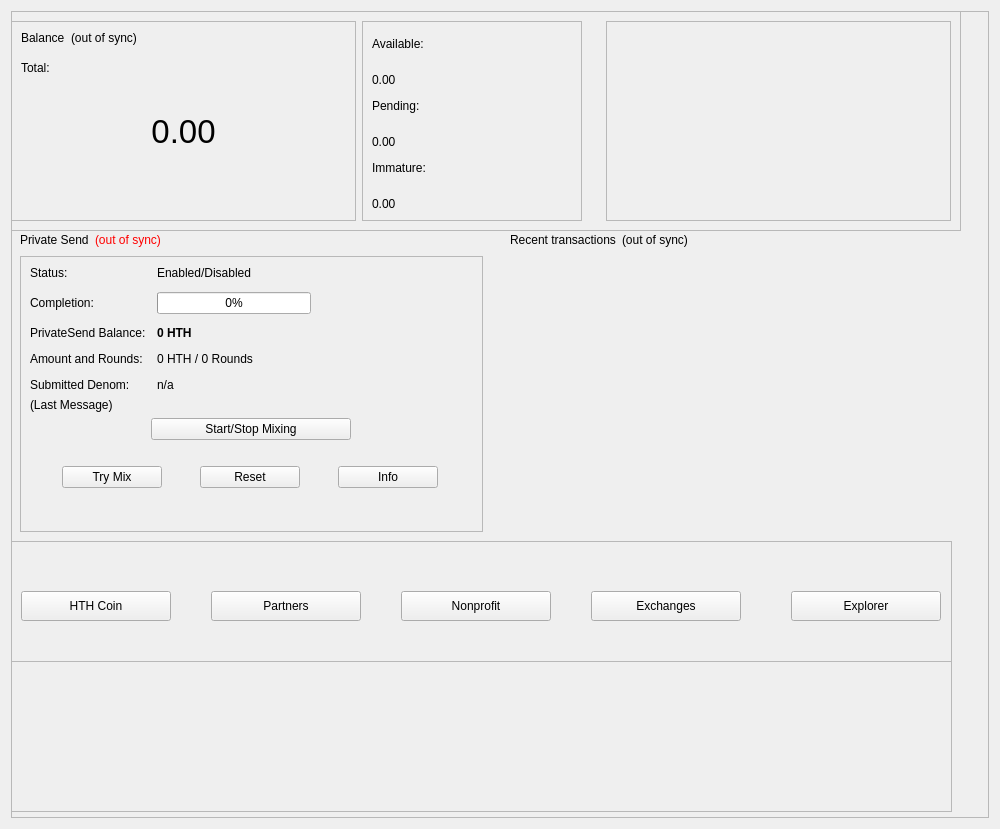
<?xml version="1.0" encoding="UTF-8"?>
<ui version="4.0">
 <class>OverviewPage</class>
 <widget class="QWidget" name="OverviewPage">
  <property name="geometry">
   <rect>
    <x>0</x>
    <y>0</y>
    <width>1000</width>
    <height>829</height>
   </rect>
  </property>
  <property name="sizePolicy">
   <sizepolicy hsizetype="Preferred" vsizetype="Preferred">
    <horstretch>0</horstretch>
    <verstretch>0</verstretch>
   </sizepolicy>
  </property>
  <property name="minimumSize">
   <size>
    <width>1000</width>
    <height>0</height>
   </size>
  </property>
  <property name="maximumSize">
   <size>
    <width>1000</width>
    <height>16777215</height>
   </size>
  </property>
  <property name="windowTitle">
   <string>Form</string>
  </property>
  <layout class="QVBoxLayout" name="topLayout">
   <item>
    <widget class="QFrame" name="frame">
     <property name="frameShape">
      <enum>QFrame::StyledPanel</enum>
     </property>
     <property name="frameShadow">
      <enum>QFrame::Raised</enum>
     </property>
     <widget class="QFrame" name="frame_blue">
      <property name="enabled">
       <bool>true</bool>
      </property>
      <property name="geometry">
       <rect>
        <x>-10</x>
        <y>0</y>
        <width>960</width>
        <height>220</height>
       </rect>
      </property>
      <property name="sizePolicy">
       <sizepolicy hsizetype="Preferred" vsizetype="Preferred">
        <horstretch>0</horstretch>
        <verstretch>0</verstretch>
       </sizepolicy>
      </property>
      <property name="minimumSize">
       <size>
        <width>960</width>
        <height>220</height>
       </size>
      </property>
      <property name="maximumSize">
       <size>
        <width>16777215</width>
        <height>16777215</height>
       </size>
      </property>
      <property name="sizeIncrement">
       <size>
        <width>0</width>
        <height>0</height>
       </size>
      </property>
      <property name="baseSize">
       <size>
        <width>0</width>
        <height>500</height>
       </size>
      </property>
      <property name="frameShape">
       <enum>QFrame::StyledPanel</enum>
      </property>
      <property name="frameShadow">
       <enum>QFrame::Raised</enum>
      </property>
      <layout class="QHBoxLayout" name="horizontalLayout">
       <item>
        <widget class="QFrame" name="frame_blue_1">
         <property name="minimumSize">
          <size>
           <width>345</width>
           <height>200</height>
          </size>
         </property>
         <property name="maximumSize">
          <size>
           <width>16777215</width>
           <height>16777215</height>
          </size>
         </property>
         <property name="frameShape">
          <enum>QFrame::StyledPanel</enum>
         </property>
         <property name="frameShadow">
          <enum>QFrame::Raised</enum>
         </property>
         <widget class="QFrame" name="frame_blue_4">
          <property name="geometry">
           <rect>
            <x>0</x>
            <y>0</y>
            <width>345</width>
            <height>201</height>
           </rect>
          </property>
          <property name="minimumSize">
           <size>
            <width>345</width>
            <height>200</height>
           </size>
          </property>
          <property name="maximumSize">
           <size>
            <width>16777215</width>
            <height>16777215</height>
           </size>
          </property>
          <property name="frameShape">
           <enum>QFrame::StyledPanel</enum>
          </property>
          <property name="frameShadow">
           <enum>QFrame::Raised</enum>
          </property>
          <layout class="QHBoxLayout" name="horizontalLayout_2">
           <item>
            <layout class="QVBoxLayout" name="verticalLayout">
             <item>
              <layout class="QHBoxLayout" name="horizontalLayout_3">
               <property name="spacing">
                <number>6</number>
               </property>
               <property name="sizeConstraint">
                <enum>QLayout::SetFixedSize</enum>
               </property>
               <item>
                <widget class="QLabel" name="label_5">
                 <property name="minimumSize">
                  <size>
                   <width>0</width>
                   <height>24</height>
                  </size>
                 </property>
                 <property name="maximumSize">
                  <size>
                   <width>16777215</width>
                   <height>24</height>
                  </size>
                 </property>
                 <property name="text">
                  <string>Balance</string>
                 </property>
                 <property name="alignment">
                  <set>Qt::AlignLeading|Qt::AlignLeft|Qt::AlignTop</set>
                 </property>
                </widget>
               </item>
               <item>
                <widget class="QLabel" name="labelWalletStatus">
                 <property name="minimumSize">
                  <size>
                   <width>0</width>
                   <height>24</height>
                  </size>
                 </property>
                 <property name="maximumSize">
                  <size>
                   <width>16777215</width>
                   <height>24</height>
                  </size>
                 </property>
                 <property name="text">
                  <string>(out of sync)</string>
                 </property>
                 <property name="alignment">
                  <set>Qt::AlignLeading|Qt::AlignLeft|Qt::AlignTop</set>
                 </property>
                </widget>
               </item>
               <item>
                <spacer name="horizontalSpacer">
                 <property name="orientation">
                  <enum>Qt::Horizontal</enum>
                 </property>
                 <property name="sizeHint" stdset="0">
                  <size>
                   <width>40</width>
                   <height>20</height>
                  </size>
                 </property>
                </spacer>
               </item>
              </layout>
             </item>
             <item>
              <widget class="QLabel" name="labelTotalText">
               <property name="maximumSize">
                <size>
                 <width>16777215</width>
                 <height>15</height>
                </size>
               </property>
               <property name="text">
                <string>Total:</string>
               </property>
              </widget>
             </item>
             <item>
              <widget class="QLabel" name="labelTotal">
               <property name="sizePolicy">
                <sizepolicy hsizetype="Preferred" vsizetype="Preferred">
                 <horstretch>0</horstretch>
                 <verstretch>0</verstretch>
                </sizepolicy>
               </property>
               <property name="minimumSize">
                <size>
                 <width>0</width>
                 <height>100</height>
                </size>
               </property>
               <property name="maximumSize">
                <size>
                 <width>16777215</width>
                 <height>100</height>
                </size>
               </property>
               <property name="font">
                <font>
                 <pointsize>25</pointsize>
                 <weight>50</weight>
                 <bold>false</bold>
                </font>
               </property>
               <property name="mouseTracking">
                <bool>false</bool>
               </property>
               <property name="text">
                <string>0.00</string>
               </property>
               <property name="scaledContents">
                <bool>true</bool>
               </property>
               <property name="alignment">
                <set>Qt::AlignCenter</set>
               </property>
              </widget>
             </item>
             <item>
              <layout class="QHBoxLayout" name="horizontalLayout_11">
               <item>
                <spacer name="horizontalSpacer_8">
                 <property name="orientation">
                  <enum>Qt::Horizontal</enum>
                 </property>
                 <property name="sizeHint" stdset="0">
                  <size>
                   <width>40</width>
                   <height>20</height>
                  </size>
                 </property>
                </spacer>
               </item>
               <item>
                <widget class="QLabel" name="blabel_esbcoin">
                 <property name="font">
                  <font>
                   <pointsize>20</pointsize>
                   <italic>false</italic>
                   <kerning>true</kerning>
                  </font>
                 </property>
                 <property name="cursor">
                  <cursorShape>PointingHandCursor</cursorShape>
                 </property>
                 <property name="text">
                  <string/>
                 </property>
                 <property name="flat" stdset="0">
                  <bool>true</bool>
                 </property>
                </widget>
               </item>
              </layout>
             </item>
            </layout>
           </item>
          </layout>
         </widget>
        </widget>
       </item>
       <item>
        <widget class="QFrame" name="frame_blue_2">
         <property name="minimumSize">
          <size>
           <width>220</width>
           <height>200</height>
          </size>
         </property>
         <property name="maximumSize">
          <size>
           <width>16777215</width>
           <height>16777215</height>
          </size>
         </property>
         <property name="frameShape">
          <enum>QFrame::StyledPanel</enum>
         </property>
         <property name="frameShadow">
          <enum>QFrame::Raised</enum>
         </property>
         <layout class="QVBoxLayout" name="verticalLayout_3">
          <item>
           <layout class="QVBoxLayout" name="verticalLayout_2">
            <item>
             <widget class="QLabel" name="labelBalanceText">
              <property name="text">
               <string>Available:</string>
              </property>
             </widget>
            </item>
            <item>
             <layout class="QHBoxLayout" name="horizontalLayout_4">
              <item>
               <widget class="QLabel" name="labelBalance">
                <property name="text">
                 <string>0.00</string>
                </property>
                <property name="alignment">
                 <set>Qt::AlignBottom|Qt::AlignLeading|Qt::AlignLeft</set>
                </property>
               </widget>
              </item>
              <item>
               <spacer name="horizontalSpacer_3">
                <property name="orientation">
                 <enum>Qt::Horizontal</enum>
                </property>
                <property name="sizeHint" stdset="0">
                 <size>
                  <width>40</width>
                  <height>20</height>
                 </size>
                </property>
               </spacer>
              </item>
             </layout>
            </item>
            <item>
             <widget class="QLabel" name="labelPendingText">
              <property name="text">
               <string>Pending:</string>
              </property>
             </widget>
            </item>
            <item>
             <layout class="QHBoxLayout" name="horizontalLayout_5">
              <item>
               <widget class="QLabel" name="labelUnconfirmed">
                <property name="text">
                 <string>0.00</string>
                </property>
                <property name="alignment">
                 <set>Qt::AlignBottom|Qt::AlignLeading|Qt::AlignLeft</set>
                </property>
               </widget>
              </item>
              <item>
               <spacer name="horizontalSpacer_4">
                <property name="orientation">
                 <enum>Qt::Horizontal</enum>
                </property>
                <property name="sizeHint" stdset="0">
                 <size>
                  <width>40</width>
                  <height>20</height>
                 </size>
                </property>
               </spacer>
              </item>
             </layout>
            </item>
            <item>
             <widget class="QLabel" name="labelImmatureText">
              <property name="text">
               <string>Immature:</string>
              </property>
             </widget>
            </item>
            <item>
             <layout class="QHBoxLayout" name="horizontalLayout_6">
              <item>
               <widget class="QLabel" name="labelWatchImmature">
                <property name="text">
                 <string>0.00</string>
                </property>
                <property name="alignment">
                 <set>Qt::AlignBottom|Qt::AlignLeading|Qt::AlignLeft</set>
                </property>
               </widget>
              </item>
              <item>
               <spacer name="horizontalSpacer_5">
                <property name="orientation">
                 <enum>Qt::Horizontal</enum>
                </property>
                <property name="sizeHint" stdset="0">
                 <size>
                  <width>40</width>
                  <height>20</height>
                 </size>
                </property>
               </spacer>
              </item>
             </layout>
            </item>
           </layout>
          </item>
         </layout>
        </widget>
       </item>
       <item>
        <spacer name="horizontalSpacer_6">
         <property name="orientation">
          <enum>Qt::Horizontal</enum>
         </property>
         <property name="sizeHint" stdset="0">
          <size>
           <width>40</width>
           <height>20</height>
          </size>
         </property>
        </spacer>
       </item>
       <item>
        <widget class="QFrame" name="frame_logo">
         <property name="minimumSize">
          <size>
           <width>345</width>
           <height>200</height>
          </size>
         </property>
         <property name="frameShape">
          <enum>QFrame::StyledPanel</enum>
         </property>
         <property name="frameShadow">
          <enum>QFrame::Raised</enum>
         </property>
         <widget class="QFrame" name="frame_blue_3">
          <property name="geometry">
           <rect>
            <x>0</x>
            <y>0</y>
            <width>345</width>
            <height>201</height>
           </rect>
          </property>
          <property name="minimumSize">
           <size>
            <width>345</width>
            <height>200</height>
           </size>
          </property>
          <property name="maximumSize">
           <size>
            <width>16777215</width>
            <height>16777215</height>
           </size>
          </property>
          <property name="frameShape">
           <enum>QFrame::StyledPanel</enum>
          </property>
          <property name="frameShadow">
           <enum>QFrame::Raised</enum>
          </property>
          <layout class="QVBoxLayout" name="verticalLayout_5"/>
         </widget>
        </widget>
       </item>
      </layout>
     </widget>
     <widget class="QFrame" name="frame_bottom_1">
      <property name="geometry">
       <rect>
        <x>0</x>
        <y>210</y>
        <width>481</width>
        <height>320</height>
       </rect>
      </property>
      <property name="minimumSize">
       <size>
        <width>0</width>
        <height>320</height>
       </size>
      </property>
      <property name="styleSheet">
       <string notr="true">box-shadow: 0 4px 8px 0 #34bcaa, 0 6px 20px 0 #34bcaa;</string>
      </property>
      <layout class="QVBoxLayout" name="verticalLayout_9">
       <item>
        <layout class="QVBoxLayout" name="verticalLayout_7">
         <item>
          <layout class="QHBoxLayout" name="horizontalLayout_12">
           <item>
            <widget class="QLabel" name="label_7">
             <property name="text">
              <string>Private Send</string>
             </property>
            </widget>
           </item>
           <item>
            <widget class="QLabel" name="labelPrivateSendSyncStatus">
             <property name="toolTip">
              <string>The displayed information may be out of date. Your wallet automatically synchronizes with the HTH network after a connection is established, but this process has not completed yet.</string>
             </property>
             <property name="styleSheet">
              <string notr="true">QLabel { color: red; }</string>
             </property>
             <property name="text">
              <string notr="true">(out of sync)</string>
             </property>
             <property name="alignment">
              <set>Qt::AlignLeading|Qt::AlignLeft|Qt::AlignVCenter</set>
             </property>
            </widget>
           </item>
           <item>
            <spacer name="horizontalSpacer_10">
             <property name="orientation">
              <enum>Qt::Horizontal</enum>
             </property>
             <property name="sizeHint" stdset="0">
              <size>
               <width>40</width>
               <height>20</height>
              </size>
             </property>
            </spacer>
           </item>
          </layout>
         </item>
         <item>
          <widget class="QFrame" name="listTransactions_2">
           <property name="enabled">
            <bool>true</bool>
           </property>
           <property name="layoutDirection">
            <enum>Qt::LeftToRight</enum>
           </property>
           <property name="styleSheet">
            <string notr="true">box-shadow: 0 4px 8px 0 #34bcaa, 0 6px 20px 0 #34bcaa;</string>
           </property>
           <property name="frameShape">
            <enum>QFrame::StyledPanel</enum>
           </property>
           <property name="frameShadow">
            <enum>QFrame::Raised</enum>
           </property>
           <layout class="QVBoxLayout" name="VerticalLayout_PS1_2">
            <item>
             <layout class="QFormLayout" name="privateSendFormLayout_2">
              <property name="fieldGrowthPolicy">
               <enum>QFormLayout::AllNonFixedFieldsGrow</enum>
              </property>
              <property name="horizontalSpacing">
               <number>11</number>
              </property>
              <property name="verticalSpacing">
               <number>12</number>
              </property>
              <item row="0" column="0">
               <widget class="QLabel" name="labelPrivateSendEnabledText_2">
                <property name="text">
                 <string>Status:</string>
                </property>
               </widget>
              </item>
              <item row="0" column="1">
               <widget class="QLabel" name="labelPrivateSendEnabled_2">
                <property name="text">
                 <string>Enabled/Disabled</string>
                </property>
               </widget>
              </item>
              <item row="1" column="0">
               <widget class="QLabel" name="labelCompletitionText_2">
                <property name="text">
                 <string>Completion:</string>
                </property>
               </widget>
              </item>
              <item row="1" column="1">
               <widget class="QProgressBar" name="privateSendProgress_2">
                <property name="maximumSize">
                 <size>
                  <width>154</width>
                  <height>16777215</height>
                 </size>
                </property>
                <property name="value">
                 <number>0</number>
                </property>
               </widget>
              </item>
              <item row="2" column="0">
               <widget class="QLabel" name="labelAnonymizedText_2">
                <property name="text">
                 <string>PrivateSend Balance:</string>
                </property>
               </widget>
              </item>
              <item row="2" column="1">
               <widget class="QLabel" name="labelAnonymized_2">
                <property name="font">
                 <font>
                  <weight>75</weight>
                  <bold>true</bold>
                 </font>
                </property>
                <property name="text">
                 <string notr="true">0 HTH</string>
                </property>
               </widget>
              </item>
              <item row="3" column="0">
               <widget class="QLabel" name="labelAmountAndRoundsText_2">
                <property name="text">
                 <string>Amount and Rounds:</string>
                </property>
               </widget>
              </item>
              <item row="3" column="1">
               <widget class="QLabel" name="labelAmountRounds_2">
                <property name="text">
                 <string>0 HTH / 0 Rounds</string>
                </property>
               </widget>
              </item>
              <item row="4" column="0">
               <widget class="QLabel" name="labelSubmittedDenomText_2">
                <property name="text">
                 <string>Submitted Denom:</string>
                </property>
               </widget>
              </item>
              <item row="4" column="1">
               <widget class="QLabel" name="labelSubmittedDenom_2">
                <property name="toolTip">
                 <string>The denominations you submitted to the Masternode.&lt;br&gt;To mix, other users must submit the exact same denominations.</string>
                </property>
                <property name="text">
                 <string>n/a</string>
                </property>
               </widget>
              </item>
             </layout>
            </item>
            <item>
             <layout class="QVBoxLayout" name="VerticalLayout_PS_2">
              <item>
               <widget class="QLabel" name="labelPrivateSendLastMessage_2">
                <property name="text">
                 <string>(Last Message)</string>
                </property>
                <property name="alignment">
                 <set>Qt::AlignLeading|Qt::AlignLeft|Qt::AlignTop</set>
                </property>
                <property name="wordWrap">
                 <bool>true</bool>
                </property>
               </widget>
              </item>
              <item alignment="Qt::AlignHCenter|Qt::AlignVCenter">
               <widget class="QPushButton" name="togglePrivateSend_2">
                <property name="sizePolicy">
                 <sizepolicy hsizetype="MinimumExpanding" vsizetype="Fixed">
                  <horstretch>0</horstretch>
                  <verstretch>0</verstretch>
                 </sizepolicy>
                </property>
                <property name="minimumSize">
                 <size>
                  <width>200</width>
                  <height>0</height>
                 </size>
                </property>
                <property name="maximumSize">
                 <size>
                  <width>200</width>
                  <height>16777215</height>
                 </size>
                </property>
                <property name="text">
                 <string>Start/Stop Mixing</string>
                </property>
               </widget>
              </item>
              <item>
               <spacer name="verticalSpacer_4">
                <property name="orientation">
                 <enum>Qt::Vertical</enum>
                </property>
                <property name="sizeType">
                 <enum>QSizePolicy::Preferred</enum>
                </property>
                <property name="sizeHint" stdset="0">
                 <size>
                  <width>20</width>
                  <height>20</height>
                 </size>
                </property>
               </spacer>
              </item>
              <item>
               <layout class="QHBoxLayout" name="horizontalLayout_debugbuttons_2">
                <item>
                 <widget class="QPushButton" name="privateSendAuto_2">
                  <property name="sizePolicy">
                   <sizepolicy hsizetype="MinimumExpanding" vsizetype="Fixed">
                    <horstretch>0</horstretch>
                    <verstretch>0</verstretch>
                   </sizepolicy>
                  </property>
                  <property name="minimumSize">
                   <size>
                    <width>100</width>
                    <height>0</height>
                   </size>
                  </property>
                  <property name="maximumSize">
                   <size>
                    <width>100</width>
                    <height>16777215</height>
                   </size>
                  </property>
                  <property name="toolTip">
                   <string>Try to manually submit a PrivateSend request.</string>
                  </property>
                  <property name="text">
                   <string>Try Mix</string>
                  </property>
                 </widget>
                </item>
                <item>
                 <widget class="QPushButton" name="privateSendReset_2">
                  <property name="sizePolicy">
                   <sizepolicy hsizetype="MinimumExpanding" vsizetype="Fixed">
                    <horstretch>0</horstretch>
                    <verstretch>0</verstretch>
                   </sizepolicy>
                  </property>
                  <property name="minimumSize">
                   <size>
                    <width>100</width>
                    <height>0</height>
                   </size>
                  </property>
                  <property name="maximumSize">
                   <size>
                    <width>100</width>
                    <height>16777215</height>
                   </size>
                  </property>
                  <property name="toolTip">
                   <string>Reset the current status of PrivateSend (can interrupt PrivateSend if it's in the process of Mixing, which can cost you money!)</string>
                  </property>
                  <property name="autoFillBackground">
                   <bool>false</bool>
                  </property>
                  <property name="text">
                   <string>Reset</string>
                  </property>
                 </widget>
                </item>
                <item>
                 <widget class="QPushButton" name="privateSendInfo_2">
                  <property name="sizePolicy">
                   <sizepolicy hsizetype="MinimumExpanding" vsizetype="Fixed">
                    <horstretch>0</horstretch>
                    <verstretch>0</verstretch>
                   </sizepolicy>
                  </property>
                  <property name="minimumSize">
                   <size>
                    <width>100</width>
                    <height>0</height>
                   </size>
                  </property>
                  <property name="maximumSize">
                   <size>
                    <width>100</width>
                    <height>16777215</height>
                   </size>
                  </property>
                  <property name="toolTip">
                   <string>Information about PrivateSend and Mixing</string>
                  </property>
                  <property name="text">
                   <string>Info</string>
                  </property>
                 </widget>
                </item>
               </layout>
              </item>
             </layout>
            </item>
            <item>
             <spacer name="verticalSpacer_5">
              <property name="orientation">
               <enum>Qt::Vertical</enum>
              </property>
              <property name="sizeHint" stdset="0">
               <size>
                <width>20</width>
                <height>40</height>
               </size>
              </property>
             </spacer>
            </item>
           </layout>
          </widget>
         </item>
        </layout>
       </item>
      </layout>
     </widget>
     <widget class="QFrame" name="frame_2">
      <property name="geometry">
       <rect>
        <x>490</x>
        <y>210</y>
        <width>461</width>
        <height>320</height>
       </rect>
      </property>
      <property name="minimumSize">
       <size>
        <width>0</width>
        <height>320</height>
       </size>
      </property>
      <property name="styleSheet">
       <string notr="true">box-shadow: 0 4px 8px 0 #34bcaa, 0 6px 20px 0 #34bcaa</string>
      </property>
      <layout class="QVBoxLayout" name="verticalLayout_10">
       <item>
        <layout class="QVBoxLayout" name="verticalLayout_8">
         <item>
          <layout class="QHBoxLayout" name="horizontalLayout_8">
           <item>
            <widget class="QLabel" name="label_6">
             <property name="text">
              <string>Recent transactions</string>
             </property>
            </widget>
           </item>
           <item>
            <widget class="QLabel" name="labelTransactionsStatus">
             <property name="text">
              <string>(out of sync)</string>
             </property>
            </widget>
           </item>
           <item>
            <spacer name="horizontalSpacer_2">
             <property name="orientation">
              <enum>Qt::Horizontal</enum>
             </property>
             <property name="sizeHint" stdset="0">
              <size>
               <width>40</width>
               <height>20</height>
              </size>
             </property>
            </spacer>
           </item>
          </layout>
         </item>
         <item>
          <widget class="QWidget" name="recentTxWidget" native="true">
           <property name="styleSheet">
            <string notr="true">color: rgb(52, 188, 170);
background-color: transparent;</string>
           </property>
           <layout class="QVBoxLayout" name="verticalLayout_4">
            <property name="spacing">
             <number>5</number>
            </property>
            <property name="leftMargin">
             <number>5</number>
            </property>
            <property name="topMargin">
             <number>2</number>
            </property>
            <property name="rightMargin">
             <number>5</number>
            </property>
            <property name="bottomMargin">
             <number>2</number>
            </property>
            <item>
             <widget class="QListView" name="listTransactions">
              <property name="sizePolicy">
               <sizepolicy hsizetype="Expanding" vsizetype="Expanding">
                <horstretch>0</horstretch>
                <verstretch>0</verstretch>
               </sizepolicy>
              </property>
              <property name="styleSheet">
               <string notr="true">color: rgb(52, 188, 170);
background-color: transparent;</string>
              </property>
              <property name="frameShape">
               <enum>QFrame::NoFrame</enum>
              </property>
              <property name="verticalScrollBarPolicy">
               <enum>Qt::ScrollBarAlwaysOff</enum>
              </property>
              <property name="horizontalScrollBarPolicy">
               <enum>Qt::ScrollBarAlwaysOff</enum>
              </property>
              <property name="alternatingRowColors">
               <bool>false</bool>
              </property>
             </widget>
            </item>
           </layout>
          </widget>
         </item>
        </layout>
       </item>
      </layout>
     </widget>
     <widget class="QFrame" name="frame_3">
      <property name="geometry">
       <rect>
        <x>0</x>
        <y>530</y>
        <width>941</width>
        <height>121</height>
       </rect>
      </property>
      <property name="frameShape">
       <enum>QFrame::StyledPanel</enum>
      </property>
      <property name="frameShadow">
       <enum>QFrame::Raised</enum>
      </property>
      <widget class="QPushButton" name="pushButton_Website_4">
       <property name="geometry">
        <rect>
         <x>200</x>
         <y>50</y>
         <width>150</width>
         <height>30</height>
        </rect>
       </property>
       <property name="minimumSize">
        <size>
         <width>150</width>
         <height>30</height>
        </size>
       </property>
       <property name="maximumSize">
        <size>
         <width>100</width>
         <height>30</height>
        </size>
       </property>
       <property name="toolTip">
        <string>Visit HTH Partners and Donate Today!!!!!!!!</string>
       </property>
       <property name="styleSheet">
        <string notr="true">&lt;a href=&quot;https://hth.world/partners.html&quot;&gt;&lt;/a&gt;</string>
       </property>
       <property name="text">
        <string>Partners</string>
       </property>
      </widget>
      <widget class="QPushButton" name="pushButton_Website_1">
       <property name="geometry">
        <rect>
         <x>10</x>
         <y>50</y>
         <width>150</width>
         <height>30</height>
        </rect>
       </property>
       <property name="minimumSize">
        <size>
         <width>150</width>
         <height>30</height>
        </size>
       </property>
       <property name="maximumSize">
        <size>
         <width>25</width>
         <height>0</height>
        </size>
       </property>
       <property name="sizeIncrement">
        <size>
         <width>0</width>
         <height>0</height>
        </size>
       </property>
       <property name="toolTip">
        <string>Visit Help The Homeless Coin Website</string>
       </property>
       <property name="styleSheet">
        <string notr="true">&lt;a href=&quot;https://hth.world&quot;&gt;&lt;/a&gt;</string>
       </property>
       <property name="text">
        <string>HTH Coin</string>
       </property>
      </widget>
      <widget class="QPushButton" name="pushButton_Website">
       <property name="geometry">
        <rect>
         <x>390</x>
         <y>50</y>
         <width>150</width>
         <height>30</height>
        </rect>
       </property>
       <property name="minimumSize">
        <size>
         <width>150</width>
         <height>30</height>
        </size>
       </property>
       <property name="maximumSize">
        <size>
         <width>100</width>
         <height>30</height>
        </size>
       </property>
       <property name="toolTip">
        <string>Visit Help The Homeless Worldwide A NJ Nonprofit Corporation</string>
       </property>
       <property name="styleSheet">
        <string notr="true">&lt;a href=&quot;https://www.helpthehomelessworldwide.org&quot;&gt;&lt;/a&gt;</string>
       </property>
       <property name="text">
        <string>Nonprofit</string>
       </property>
      </widget>
      <widget class="QPushButton" name="pushButton_Website_2">
       <property name="geometry">
        <rect>
         <x>580</x>
         <y>50</y>
         <width>150</width>
         <height>30</height>
        </rect>
       </property>
       <property name="minimumSize">
        <size>
         <width>150</width>
         <height>30</height>
        </size>
       </property>
       <property name="maximumSize">
        <size>
         <width>100</width>
         <height>30</height>
        </size>
       </property>
       <property name="toolTip">
        <string>Visit Help The Homeless Coin Exchanges and Trade Today</string>
       </property>
       <property name="styleSheet">
        <string notr="true">&lt;a href=&quot;https://hth.world/exchanges.html&quot;&gt;&lt;/a&gt;</string>
       </property>
       <property name="text">
        <string>Exchanges</string>
       </property>
      </widget>
      <widget class="QPushButton" name="pushButton_Website_3">
       <property name="geometry">
        <rect>
         <x>780</x>
         <y>50</y>
         <width>150</width>
         <height>30</height>
        </rect>
       </property>
       <property name="minimumSize">
        <size>
         <width>150</width>
         <height>30</height>
        </size>
       </property>
       <property name="maximumSize">
        <size>
         <width>100</width>
         <height>30</height>
        </size>
       </property>
       <property name="toolTip">
        <string>Visit Help The Homeless Coin Explorer and Track Your HTH Coins</string>
       </property>
       <property name="styleSheet">
        <string notr="true">&lt;a href=&quot;https://chainz.cryptoid.info/hth&quot;&gt;&lt;/a&gt;</string>
       </property>
       <property name="text">
        <string>Explorer</string>
       </property>
      </widget>
     </widget>
     <widget class="QFrame" name="frame_4">
      <property name="geometry">
       <rect>
        <x>0</x>
        <y>650</y>
        <width>941</width>
        <height>151</height>
       </rect>
      </property>
      <property name="frameShape">
       <enum>QFrame::StyledPanel</enum>
      </property>
      <property name="frameShadow">
       <enum>QFrame::Raised</enum>
      </property>
     </widget>
    </widget>
   </item>
  </layout>
 </widget>
 <resources/>
 <connections/>
</ui>
